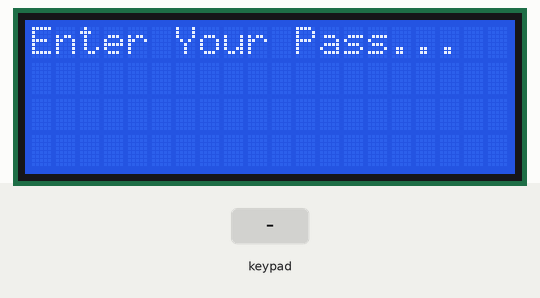
A sketch run on a simulated Arduino Uno, built with avr-gcc and run on an emulated ATmega328P. Parts: 20×4 character LCD. Inputs (shaded band) come from the test bench. What the sketch prints to the serial monitor is not drawn.

Above: at 2.6 s.
4.8 s: keypad keys 9 8 3 1 0 2 3 D pressed 0.4 s apart
At 8.5 s:
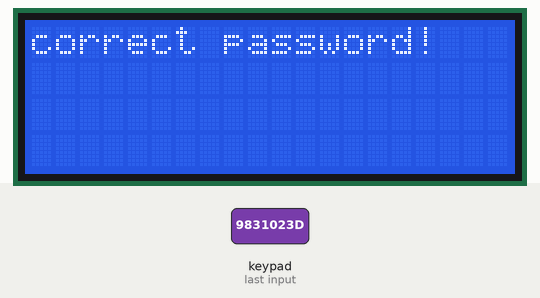
9.5 s: key 'D' pressed
At 11.8 s:
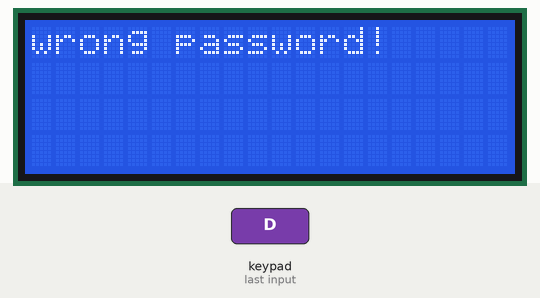
12.5 s: key '4' pressed
At 14.8 s:
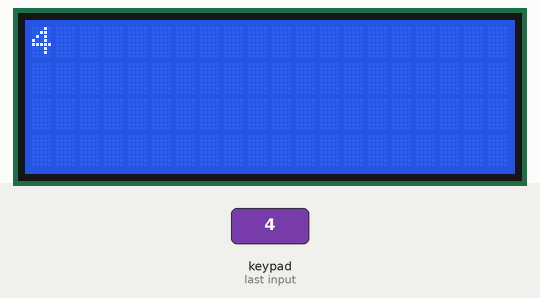
15.1 s: keypad keys 1 2 1 6 1 7 1 8 pressed 0.4 s apart
At 18.8 s:
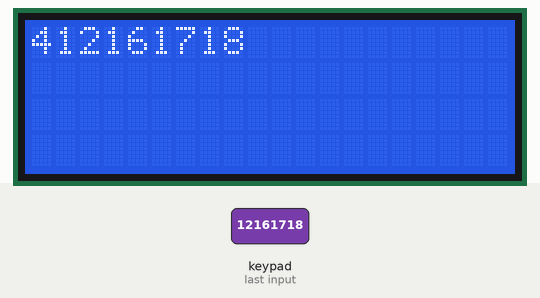
Timing chart, 0 to 20.3 s (numbered marks = the images above; inputs shaded):
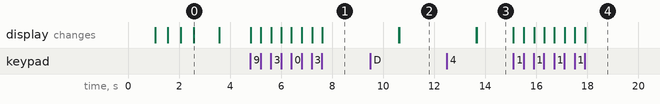

Measured:
- after the input at 4.8 s, the display: first changes at once (image 1 shows a later state)
- after the input at 9.5 s, the display: first differs from a run without the input after 1.1 s (image 2)
- after the input at 12.5 s, the display: first differs from a run without the input after 1.2 s (image 3)
- after the input at 15.1 s, the display: first changes at once (image 4 shows a later state)
- what the display in image 0 shows lasts 1.0 s, from 2.6 s to 3.6 s

The sketch:

sketch_PassVerification.ino
```cpp
/*
 This sketch is for a lock (pass verifier)

  The LCD circuit:

 * LCD pin 1(vss) to gnd
 * LCD pin 2(vcc) to 220Ohm resistor (resistors other pin is connected to 5V)
 * LCD pin 3(V0 -display contrast pin-) to gnd
 * LCD pin 4(RS -register select-) to D6 (arduino)
 * LCD pin 5(R/w) to gnd
 * LCD pin 6(Enable)  to D7 (arduino)
 * LCD pin 7 (Data0) -> unused
 * LCD pin 8 (Data1) -> unused
 * LCD pin 9 (Data2) -> unused
 * LCD pin 10(Data3) -> unused
 * LCD pin 11(Data4) to D2 (arduino)
 * LCD pin 12(Data5) to D3 (arduino)
 * LCD pin 13(Data6) to D4 (arduino)
 * LCD pin 14(Data7) to D5 (arduino)
 * LCD pin 15(Anode) to 10K potentiometer's middle pin(output)->I actually used a 100k potentiometer and changed its value in range of 1k to 10k only (i didnt have a 10k pot)
 * LCD pin 16(Cathode) to 5v
*/


// include the library code:
#include <LiquidCrystal.h>
#include <Keypad.h>

const byte ROWS = 4; //four rows
const byte COLS = 4; //four columns
char keys[ROWS][COLS] = {
  {'0','1','2','3'},
  {'4','5','6','7'},
  {'8','9','A','B'},
  {'C','D','E','F'}
};
byte rowPins[ROWS] = {12, 16, 17, 18}; //connect to the row pinouts of the keypad
byte colPins[COLS] = {11, 10, 9, 8}; //connect to the column pinouts of the keypad
Keypad keypad = Keypad( makeKeymap(keys), rowPins, colPins, ROWS, COLS );

const int rs = 6, en = 7, d4 = 2, d5 = 3, d6 = 4, d7 = 5;
LiquidCrystal lcd(rs, en, d4, d5, d6, d7);

String input = "";
String pass = "9831023";


void setup() {
  Serial.begin(9600);
  lcd.begin(20, 4);
  lcd.clear();
  delay(1000);
  lcd.print("Enter Your Pass");
  delay(500);
  lcd.print(".");
  delay(500);
  lcd.print(".");
  delay(500);
  lcd.print(".");
  delay(1000);
  lcd.clear();
}

void loop() {
  char key = keypad.getKey();
  lcd.setCursor(0, 0);
  if (key != NO_KEY){
    String s1 = "0123456789";
    if (s1.indexOf(key)!=-1){
      input = String(input + String(key));
      Serial.println(key);
      if(input.length()!=0){
        lcd.clear();
        lcd.print(input);
      }
    }else if( key =='C'){
      input = input.substring(0, input.length()-1);
      if(input.length()!=0){
        lcd.clear();
        lcd.print(input);
      }
    }else if( key =='D'){
      if (String(input).equals(String(pass))){
        lcd.clear();
        lcd.print("correct password!");
        delay(3000);
        lcd.clear();
      }else{
        lcd.clear();
        lcd.print("wrong password!");
        delay(3000);
        lcd.clear();
      }
      input="";
    }
  }
}
```
